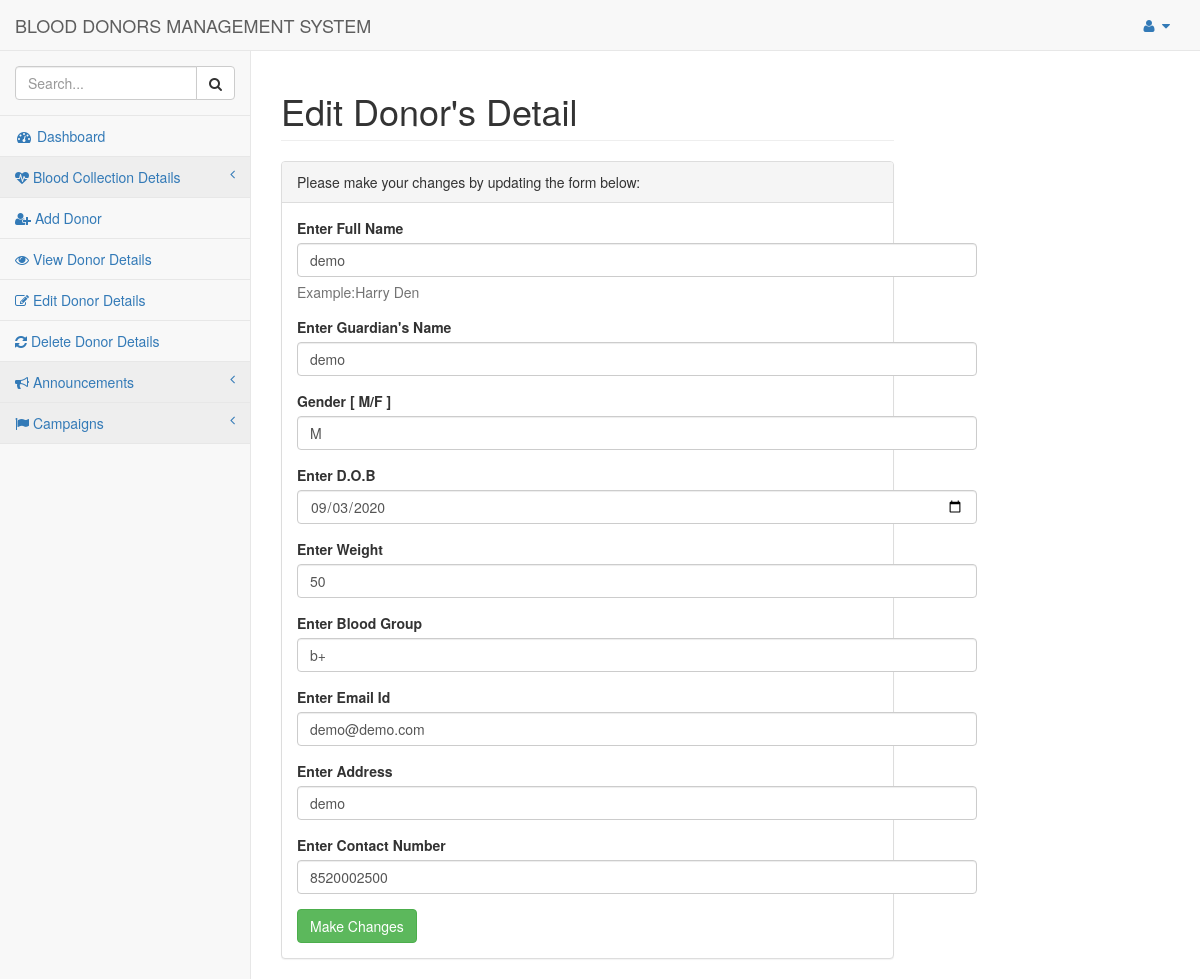
The app's page /pages/editform.php?id=18 with its own data.
### tables this page shows
CREATE TABLE IF NOT EXISTS `donor` (
`id` int(11) NOT NULL,
  `name` varchar(20) NOT NULL,
  `guardiansname` varchar(20) NOT NULL,
  `gender` varchar(20) NOT NULL,
  `dob` date NOT NULL,
  `weight` int(11) NOT NULL,
  `bloodgroup` varchar(3) NOT NULL,
  `email` varchar(20) NOT NULL,
  `address` varchar(20) NOT NULL,
  `contact` varchar(10) NOT NULL,
  `username` varchar(20) NOT NULL,
  `password` varchar(20) NOT NULL
);

### pages/editform.php (the view, shortened to what this page needs)
<!DOCTYPE html>
<html lang="en">
<head>
    <link href="../vendor/bootstrap/css/bootstrap.min.css" rel="stylesheet">
    <link href="../vendor/metisMenu/metisMenu.min.css" rel="stylesheet">
    <link href="../dist/css/sb-admin-2.css" rel="stylesheet">
    <link href="../vendor/font-awesome/css/font-awesome.min.css" rel="stylesheet" type="text/css">
</head>
<body>
    <div id="wrapper">
        <nav class="navbar navbar-default navbar-static-top" role="navigation" style="margin-bottom: 0">
            <div class="navbar-header">
                <a class="navbar-brand" href="index.php">BLOOD DONORS MANAGEMENT SYSTEM</a>
            </div>
			<ul class="nav navbar-top-links navbar-right">
                <li class="dropdown">
                    <a class="dropdown-toggle" data-toggle="dropdown" href="#">
                        <i class="fa fa-user fa-fw"></i> <i class="fa fa-caret-down"></i>
                    </a>
                </li>
            </ul>
            <div class="navbar-default sidebar" role="navigation">
                <div class="sidebar-nav navbar-collapse">
                    <ul class="nav" id="side-menu">
                        <li class="sidebar-search">
                            <div class="input-group custom-search-form">
                                <input type="text" class="form-control" placeholder="Search...">
                                <span class="input-group-btn">
                                <button class="btn btn-default" type="button">
                                    <i class="fa fa-search"></i>
                                </button>
                            </span>
                            </div>
                        </li>
                        <li>
                        <a href="index.php"><i class="fa fa-dashboard fa-fw"></i> Dashboard</a>
                        </li>
                        <li>
                                <a href=""><i class="fa fa-heartbeat"></i> Blood Collection Details <span class="fa arrow"></span></a>
                        </li>
                        <li>
                            <a href="adddonor.html"><i class="fa fa-table fa-user-plus"></i> Add Donor</a>
                        </li>
                        <li>
                            <a href="viewdonor.php"><i class="fa fa-edit fa-eye"></i> View Donor Details</a>
                        </li>
                        <li>
                            <a href="editview.php"><i class="fa fa-edit fa-remove"></i> Edit Donor Details</a>
                        </li>
                        <li>
                            <a href="deleteview.php"><i class="fa fa-refresh"></i> Delete Donor Details</a>
                        </li>
						<li>
                            <a href=""><i class="fa fa-bullhorn"></i> Announcements <span class="fa arrow"></span></a>
                        </li>
                        <li>
                            <a href=""><i class="fa fa-flag"></i> Campaigns <span class="fa arrow"></span></a>
                    </ul>
                </div>
            </div>
        </nav>
        <div id="page-wrapper">
            <div class="row">
                <div class="col-lg-12">
                    <h1 class="page-header">Edit Donor's Detail</h1>
                </div>
            </div>
            <div class="row">
                <div class="col-lg-12">
                    <div class="panel panel-default">
                        <div class="panel-heading">
                            Please make your changes by updating the form below:
                        </div>
                        <div class="panel-body">
                            <div class="row">
                                <div class="col-lg-6">
                                <?php
include 'dbconnect.php';
$id=$_GET['id'];
$qry= "select * from donor where id='$id'";
$result=mysqli_query($conn,$qry);
while($row=mysqli_fetch_array($result)){
?>
                                    <form role="form" action="edit.php" method="post">
                                        <div class="form-group">
                                            <label>Enter Full Name</label>
                                            <input class="form-control" name="name" type="text" value='<?php echo $row['name']; ?>' required>
                                            <p class="help-block">Example:Harry Den</p>
                                        </div>
                                        <div class="form-group">
                                            <label>Enter Guardian's Name</label>
                                            <input class="form-control" type="text" name="guardiansname" value='<?php echo $row['guardiansname']; ?>' required>
                                        </div>
                                        <div class="form-group">
                                            <label>Gender [ M/F ]</label>
                                            <input class="form-control" type="text" name="gender" value='<?php echo $row['gender']; ?>' required>
                                        </div>
                                        <div class="form-group">
                                            <label>Enter D.O.B</label>
                                            <input class="form-control" type="date" name="dob" value='<?php echo $row['dob']; ?>' required>
                                        </div>
                                        <div class="form-group">
                                            <label>Enter Weight</label>
                                            <input class="form-control" type="number" name="weight" value='<?php echo $row['weight']; ?>' required>
                                        </div>
                                        <div class="form-group">
                                            <label>Enter Blood Group</label>
                                            <input class="form-control" type="text" name="bloodgroup" value='<?php echo $row['bloodgroup']; ?>' required>
                                        </div>
                                        <div class="form-group">
                                            <label>Enter Email Id</label>
                                            <input class="form-control" type="email" name="email" value='<?php echo $row['email']; ?>' required>
                                        </div>
                                        <div class="form-group">
                                            <label>Enter Address</label>
                                            <input class="form-control" type="text" name="address" value='<?php echo $row['address']; ?>' required>
                                        </div>
                                        <div class="form-group">
                                            <label>Enter Contact Number</label>
                                            <input class="form-control" type="number" name="contact" value='<?php echo $row['contact']; ?>' required>
                                        </div>
                                    <button type="submit" class="btn btn-success">Make Changes</button>
                                    </form>
                                </div>
    <?php
}
?>
                            </div>
                        </div>
                    </div>
                </div>
            </div>
        </div>
    </div>
</body>
</html>

### records on screen
donor: name "demo", guardiansname "demo", gender "M", dob "09/03/2020", weight "50", bloodgroup "b+", email "demo@demo.com", address "demo", contact "8520002500"
